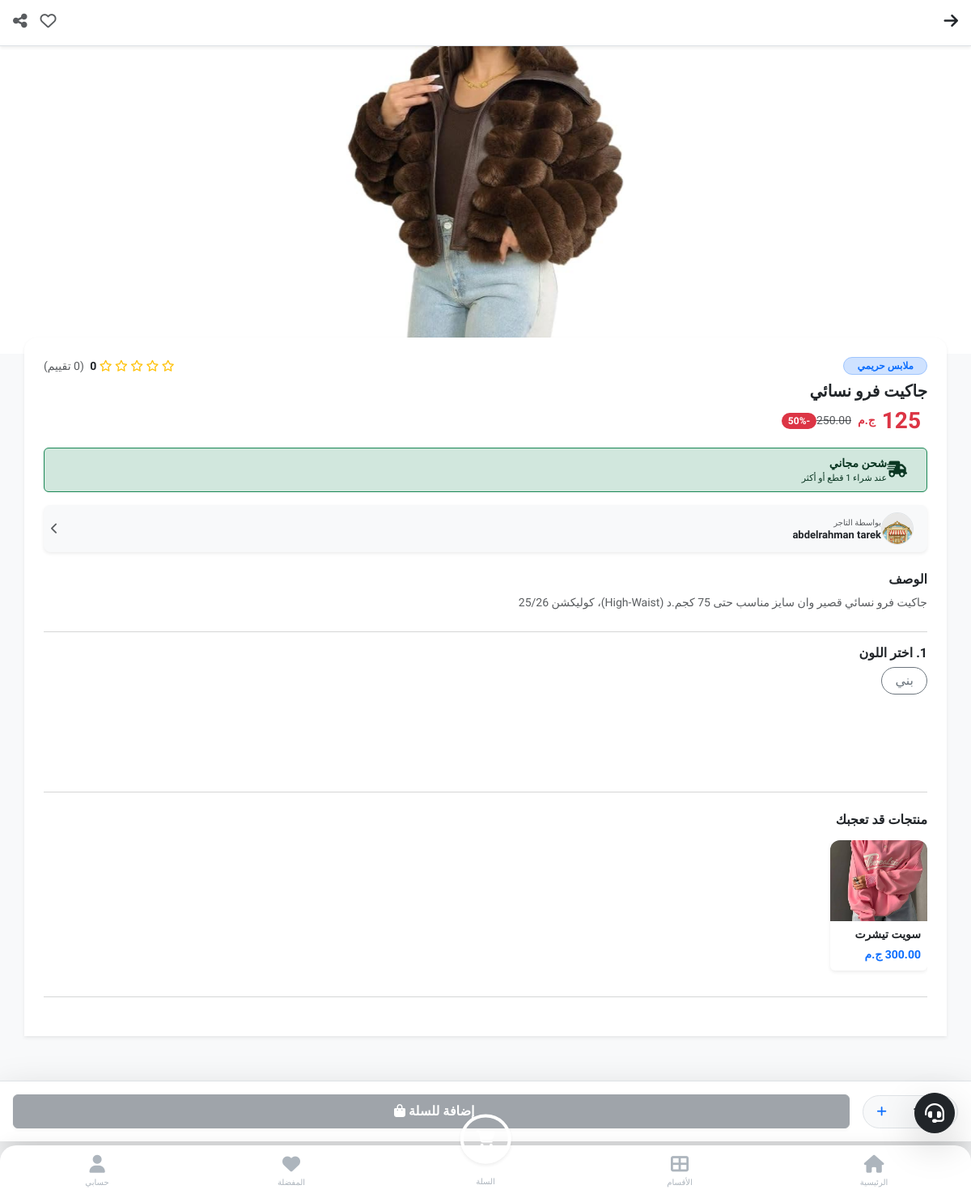
Screenshot of /product/4/ with the database file from the repository.
### store/models.py (models this page shows, shortened)
class Product(models.Model):
    category = models.ForeignKey(Category, on_delete=models.SET_NULL, null=True, blank=True, related_name='products', verbose_name="القسم")
    merchant = models.ForeignKey(MerchantProfile, on_delete=models.CASCADE, related_name='products')
    name = models.CharField(max_length=200, verbose_name="اسم المنتج")
    description = models.TextField(verbose_name="وصف المنتج")
    base_price = models.DecimalField(max_digits=10, decimal_places=2, verbose_name="السعر الأساسي")
    image = models.ImageField(upload_to='products/', verbose_name="صورة المنتج الرئيسية")
    shipping_fee = models.DecimalField(max_digits=10, decimal_places=2, default=0, verbose_name="مصاريف الشحن")
    is_active = models.BooleanField(default=False, verbose_name="مفعل (موافقة المشرف)")
    created_at = models.DateTimeField(auto_now_add=True)
    commission_pct = models.DecimalField(
        max_digits=5, decimal_places=2, default=10.00,
        verbose_name="نسبة عمولة المنصة (%)"
    )
    @property
    def average_rating(self):
        avg = self.reviews.aggregate(Avg('rating'))['rating__avg']
        return round(avg, 1) if avg else 0
    @property
    def reviews_count(self):
        return self.reviews.count()

class Category(models.Model):
    name = models.CharField(max_length=100, verbose_name="اسم القسم")
    image = models.ImageField(upload_to='categories/', verbose_name="صورة القسم", blank=True, null=True)
    created_at = models.DateTimeField(auto_now_add=True)
    class Meta:
        verbose_name = "قسم"
        verbose_name_plural = "الأقسام"

class Offer(models.Model):
    product = models.OneToOneField(Product, on_delete=models.CASCADE, related_name='active_offer')
    discount_percentage = models.PositiveIntegerField(verbose_name="نسبة الخصم %")
    start_date = models.DateTimeField()
    end_date = models.DateTimeField()
    is_active = models.BooleanField(default=True)
    is_platform_offer = models.BooleanField(default=False, verbose_name="عرض من المنصة (يوجد تعويض)")
    created_at = models.DateTimeField(auto_now_add=True)
    free_shipping = models.BooleanField(default=False, verbose_name="شحن مجاني")
    free_shipping_threshold = models.PositiveIntegerField(default=1, verbose_name="عند شراء X قطع")
    @property
    def discounted_price(self):
        percentage = Decimal(self.discount_percentage)
        factor = Decimal(1) - (percentage / Decimal(100))
        return self.product.base_price * factor

class MerchantProfile(models.Model):
    user = models.OneToOneField(settings.AUTH_USER_MODEL, on_delete=models.CASCADE, related_name='merchant_profile')
    national_id = models.CharField(max_length=14, unique=True, verbose_name="الرقم القومي")
    id_card_front = models.ImageField(upload_to='merchant_ids/', verbose_name="صورة البطاقة (أمام)")
    id_card_back = models.ImageField(upload_to='merchant_ids/', verbose_name="صورة البطاقة (خلف)")
    shop_image = models.ImageField(upload_to='shops/', verbose_name="صورة المحل/الشخصية")
    minimum_balance_required = models.DecimalField(
        max_digits=10, decimal_places=2, default=0.00,
        verbose_name="الحد الأدنى للرصيد"
    )
    is_approved = models.BooleanField(default=False, verbose_name="تمت الموافقة من المشرف")
    created_at = models.DateTimeField(auto_now_add=True)
    tax_register_number = models.CharField(max_length=50, blank=True, null=True, verbose_name="رقم السجل الضريبي")
    goods_quantity = models.CharField(max_length=100, verbose_name="كمية البضاعة المحتملة")
    goods_types = models.TextField(verbose_name="أنواع البضاعة")
    goods_average_price = models.CharField(max_length=100, verbose_name="متوسط الأسعار")
    goods_sizes = models.TextField(verbose_name="المقاسات المتاحة")
    free_shipping_threshold = models.PositiveIntegerField(default=0, verbose_name="حد الشحن المجاني (عدد قطع)")
    is_free_shipping_active = models.BooleanField(default=False, verbose_name="تفعيل عرض الشحن المجاني")

class ProductSize(models.Model):
    product = models.ForeignKey(Product, on_delete=models.CASCADE, related_name='variations') # غيرنا الاسم لـ variations ليكون أدق
    size_label = models.CharField(max_length=10, verbose_name="المقاس") # S, M, L
    color_label = models.CharField(max_length=30, verbose_name="اللون", default="Standard") # أحمر، أزرق
    stock_quantity = models.PositiveIntegerField(default=0, verbose_name="الكمية المتاحة")

### accounts/models.py (models this page shows, shortened)
class User(AbstractUser):
    class Role(models.TextChoices):
        CUSTOMER = "CUSTOMER", "عميل"
        MERCHANT = "MERCHANT", "تاجر"
        OWNER = "OWNER", "Owner (مالك)"
        ADMIN_LVL2 = "ADMIN_LVL2", "مشرف درجة ثانية"
        ADMIN_LVL3 = "ADMIN_LVL3", "مشرف درجة ثالثة"
    role = models.CharField(max_length=20, choices=Role.choices, default=Role.CUSTOMER)
    phone_primary = models.CharField(max_length=15, unique=True, verbose_name="رقم الهاتف")
    phone_secondary = models.CharField(max_length=15, blank=True, null=True)
    device_id = models.CharField(max_length=255, blank=True, null=True)
    is_banned = models.BooleanField(default=False)
    custom_role = models.ForeignKey(CustomRole, on_delete=models.SET_NULL, null=True, blank=True)
    referral_code = models.CharField(max_length=10, unique=True, blank=True, null=True)
    invited_by = models.ForeignKey('self', on_delete=models.SET_NULL, null=True, blank=True, related_name='invitees')
    referral_balance = models.DecimalField(max_digits=10, decimal_places=2, default=0.00, verbose_name="رصيد الدعوات")

### store/views.py (the view)
# urls.py: path('product/<int:pk>/', views.product_detail, name='product_detail'),
def product_detail(request, pk):
    product = get_object_or_404(Product, pk=pk)
    variations = product.variations.filter(stock_quantity__gt=0)
    available_colors = set(v.color_label for v in variations)
    variants_data = {}
    for v in variations:
        if v.color_label not in variants_data:
            variants_data[v.color_label] = []
        variants_data[v.color_label].append({
            'id': v.id,
            'size': v.size_label,
            'qty': v.stock_quantity
        })
    variants_json = json.dumps(variants_data)
    similar_products = Product.objects.filter(category=product.category, is_active=True).exclude(pk=pk)[:4]
    is_fav = False
    if request.user.is_authenticated:
        is_fav = Favorite.objects.filter(user=request.user, product=product).exists()
    return render(request, 'store/product_detail.html', {
        'product': product,
        'available_colors': available_colors,
        'variants_json': variants_json, # البيانات الجديدة
        'similar_products': similar_products,
        'is_fav': is_fav
    })

### store/context_processors.py (called while the page is built)
def site_settings(request):
    settings = SiteSetting.objects.first()
    return {'site_settings': settings}

### templates/store/product_detail.html (shortened to what this page needs)
{% extends 'base.html' %}
{% block content %}
<div class="d-flex justify-content-between align-items-center p-3 sticky-top bg-white border-bottom shadow-sm" style="z-index: 1020;">
    <a href="javascript:history.back()" class="text-dark">
        <i class="fas fa-arrow-right fs-5"></i>
    </a>
    <div class="d-flex gap-3">
        <button onclick="toggleFavDetail('{{ product.id }}')" class="btn border-0 bg-transparent p-0">
            <i class="{% if is_fav %}fas text-danger{% else %}far text-muted{% endif %} fa-heart fs-5" id="fav-icon"></i>
        </button>
        <button onclick="shareProduct()" class="btn border-0 bg-transparent p-0">
            <i class="fas fa-share-alt fs-5 text-muted"></i>
        </button>
    </div>
</div>
<div id="productCarousel" class="carousel slide bg-white" data-bs-ride="carousel">
    <div class="carousel-inner">
        <div class="carousel-item active">
            {% if product.image %}
                <img src="{{ product.image.url }}" class="d-block w-100" style="height: 380px; object-fit: contain; cursor: zoom-in;"
                     data-bs-toggle="modal" data-bs-target="#zoomModal" onclick="slideToIndex(0)">
            {% else %}
                <div class="bg-light d-flex align-items-center justify-content-center" style="height: 380px;">
                    <i class="fas fa-camera fa-3x text-muted opacity-25"></i>
                </div>
            {% endif %}
        </div>
    </div>
</div>
<div class="container bg-white rounded-top-4 p-4 position-relative shadow-sm" style="margin-top: -20px; z-index: 10;">
    <div class="d-flex justify-content-between align-items-center mb-2">
        <span class="badge bg-primary-subtle text-primary border border-primary-subtle rounded-pill px-3 py-1">
            {{ product.category.name }}
        </span>
        <div class="text-warning small fw-bold">
            {% with ''|center:5 as range %}
            {% for _ in range %}
                {% if forloop.counter <= product.average_rating %}
                    <i class="fas fa-star"></i>
                {% else %}
                    <i class="far fa-star"></i>
                {% endif %}
            {% endfor %}
            {% endwith %}
            <span class="text-dark ms-1">{{ product.average_rating|default:0 }}</span>
            <span class="text-muted fw-normal">({{ product.reviews_count }} تقييم)</span>
        </div>
    </div>
    <h5 class="fw-bold mb-2 text-dark">{{ product.name }}</h5>
    <div class="d-flex align-items-center mb-3 flex-wrap">
        {% if product.active_offer and product.active_offer.is_active %}
            <h3 class="text-danger fw-bold mb-0 me-2">{{ product.active_offer.discounted_price|floatformat:0 }}</h3>
            <span class="text-danger small fw-bold me-2">ج.م</span>
            <span class="text-muted text-decoration-line-through small me-2">{{ product.base_price }}</span>
            <span class="badge bg-danger rounded-pill">-{{ product.active_offer.discount_percentage }}%</span>
        {% else %}
            <h3 class="text-primary fw-bold mb-0 me-2">{{ product.base_price }}</h3>
            <span class="text-muted small">ج.م</span>
        {% endif %}
    </div>
    {% if product.active_offer and product.active_offer.free_shipping %}
    <div class="alert alert-success border-success py-2 px-3 mb-3 d-flex align-items-center small bg-success-subtle text-success-emphasis">
        <i class="fas fa-truck-fast fs-5 me-2"></i>
        <div>
            <strong>شحن مجاني</strong>
            <span class="d-block" style="font-size: 11px;">عند شراء {{ product.active_offer.free_shipping_threshold }} قطع أو أكثر</span>
        </div>
    </div>
    {% elif product.shipping_fee > 0 %}
        <p class="text-muted small mb-3"><i class="fas fa-truck me-1"></i> مصاريف شحن إضافية: {{ product.shipping_fee }} ج.م</p>
    {% endif %}
    <a href="{% url 'merchant_shop' product.merchant.pk %}" class="text-decoration-none">
        <div class="d-flex align-items-center bg-light p-2 rounded-3 mb-4 border border-light shadow-sm">
            <div class="me-2">
                {% if product.merchant.shop_image %}
                    <img src="{{ product.merchant.shop_image.url }}" class="rounded-circle border" width="40" height="40" style="object-fit: cover;">
                {% else %}
                    <div class="rounded-circle bg-white d-flex align-items-center justify-content-center border" style="width: 40px; height: 40px;">
                        <i class="fas fa-store text-muted small"></i>
                    </div>
                {% endif %}
            </div>
            <div class="flex-grow-1">
                <small class="text-muted d-block" style="font-size: 10px;">بواسطة التاجر</small>
                <h6 class="fw-bold text-dark mb-0" style="font-size: 13px;">
                    {{ product.merchant.user.first_name }} {{ product.merchant.user.last_name }}
                </h6>
            </div>
            <i class="fas fa-chevron-left text-muted small"></i>
        </div>
    </a>
    <h6 class="fw-bold mb-2">الوصف</h6>
    <p class="text-muted small mb-4" style="line-height: 1.6;">
        {{ product.description|linebreaksbr }}
    </p>
    <hr class="text-muted opacity-25">
    <form method="POST" action="{% url 'add_to_cart' product.pk %}" class="pb-5 mb-5">
        <h6 class="fw-bold mb-2">1. اختر اللون</h6>
        <div class="d-flex flex-wrap gap-2 mb-4">
            {% for color in available_colors %}
            <div>
                <label class="btn btn-outline-secondary rounded-pill px-3 py-1" for="color_{{ forloop.counter }}">
                    {{ color }}
                </label>
            </div>
            {% empty %}
            <p class="text-danger small">المنتج غير متوفر حالياً</p>
            {% endfor %}
        </div>
        <div class="fixed-bottom bg-white p-3 border-top shadow-lg d-flex align-items-center gap-3" style="bottom: 70px; z-index: 1000;">
            <div class="bg-light rounded-pill d-flex align-items-center px-2 py-1 border" style="width: 120px; justify-content: space-between;">
                <button type="button" class="btn btn-sm text-muted" onclick="this.nextElementSibling.stepDown()"></button>
                <input type="number" name="quantity" class="form-control form-control-sm border-0 bg-transparent text-center p-0 fw-bold" value="1" min="1" max="10" style="width: 40px;">
                <button type="button" class="btn btn-sm text-primary" onclick="this.previousElementSibling.stepUp()"><i class="fas fa-plus"></i></button>
            </div>
            <button type="submit" id="add-to-cart-btn" class="btn btn-secondary w-100 py-2 fw-bold shadow-sm" disabled>
                إضافة للسلة <i class="fas fa-shopping-bag ms-2"></i>
            </button>
        </div>
    </form>
    {% if similar_products %}
        <hr class="text-muted opacity-25 my-4">
        <h6 class="fw-bold mb-3">منتجات قد تعجبك</h6>
        <div class="d-flex overflow-auto pb-2" style="gap: 10px;">
            {% for sim in similar_products %}
            <a href="{% url 'product_detail' sim.pk %}" class="text-decoration-none text-dark">
                <div class="card border-0 shadow-sm" style="width: 120px;">
                    <div style="height: 100px; overflow: hidden; border-radius: 12px 12px 0 0;">
                        {% if sim.image %}
                            <img src="{{ sim.image.url }}" class="w-100 h-100" style="object-fit: cover;">
                        {% endif %}
                    </div>
                    <div class="card-body p-2">
                        <h6 class="text-truncate small fw-bold mb-1">{{ sim.name }}</h6>
                        <span class="text-primary small fw-bold">{{ sim.base_price }} ج.م</span>
                    </div>
                </div>
            </a>
            {% endfor %}
        </div>
        <hr class="text-muted opacity-25 my-4">
    {% endif %}
</div>
<div style="height: 80px;"></div>
{% endblock %}

### templates/base.html (style rules this page uses)
:root { --primary-blue: #0d6efd; --accent-yellow: #ffc107; --bg-light: #f8f9fa; --text-dark: #212529; --white: #ffffff; }
body { padding-bottom: 120px !important; background-color: var(--bg-light); font-family: 'Tajawal', sans-serif; color: var(--text-dark); -webkit-tap-highlight-color: transparent; }
a { text-decoration: none; }

### rows the page displays
Product: image (picture), category.name "ملابس حريمي", average_rating "0", reviews_count "0", name "جاكيت فرو نسائي", active_offer.discounted_price "125", base_price "250.00", active_offer.discount_percentage "50", merchant.shop_image (picture), merchant.user.first_name "abdelrahman", merchant.user.last_name "tarek", description "جاكيت فرو نسائي قصير وان سايز مناسب حتى 75 كجم.د (High-Waist)، كوليكشن 25/26"
ProductSize: available_colors "بني"
Product: image (picture), name "سويت تيشرت", base_price "300.00"
